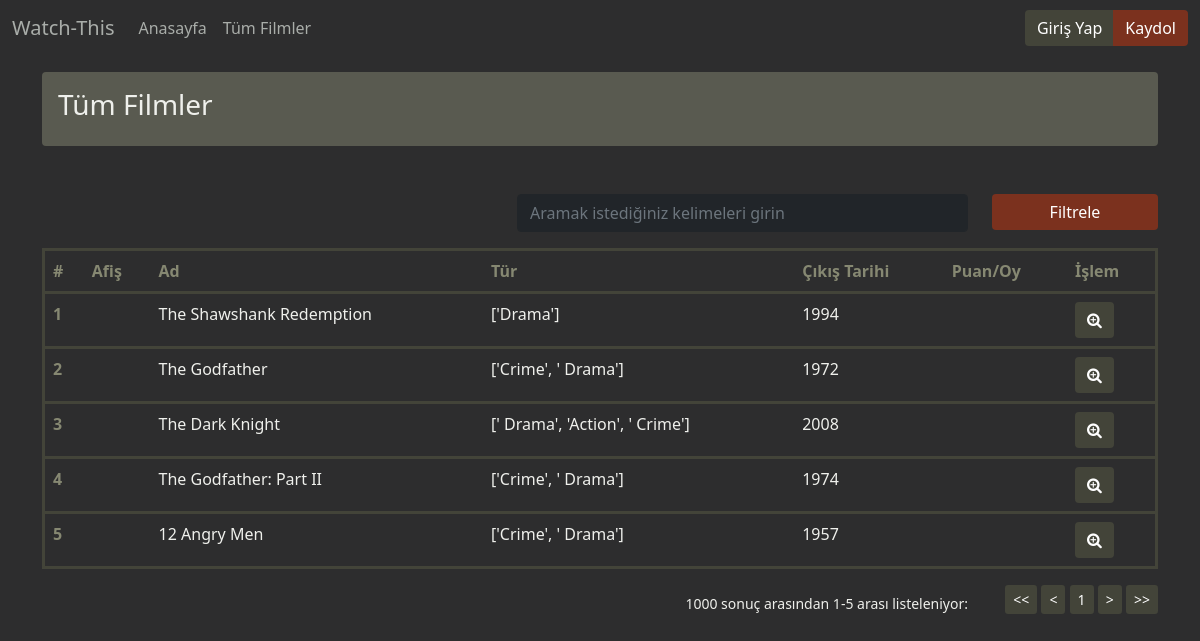
Screenshot of /movies/all/1 with the database file from the repository.
### app/src/models.py (models this page shows, shortened)
class Movie(Base):
    __tablename__ = 'movies'
    id = Column(Integer, primary_key=True)
    title = Column(String)
    year = Column(Integer)
    poster = Column(String)
    duration = Column(Integer)
    imdb_rating = Column(Float)
    metascore_rating = Column(Float)
    director = relationship("Director", back_populates="movies")
    director_id = Column(Integer, ForeignKey('directors.id'))
    actors = relationship(
        "Actor", secondary=movie_actor_link, back_populates="movies")
    genres = relationship(
        "Genre", secondary=movie_genre_link, back_populates="movies")
    scores = relationship("UserScore", back_populates="movie")

### app/views.py (the view)
@app.route('/movies/all/<page>')
def all_movies(page):
    movies = services.get_movies(int(page), "imdb_rating", 5)
    total_movies = len(movies)
    total_page = math.ceil(total_movies/5)
    return render_template("movies.html", movies=movies, page=page, total_page=total_page, total_movies=total_movies)

### app/src/services.py (called while the page is built, shortened)
def movies_to_dict(movies):
    titles = [i.title for i in movies]
    years = [i.year for i in movies]
    posters = [i.poster for i in movies]
    genres = [[g.name for g in i.genres] for i in movies]
    imdb_ratings = [i.imdb_rating for i in movies]
    casts = [[c.name for c in i.actors] for i in movies]
    directors = [i.director.name for i in movies]
    temp = dict()
    for i, movie in enumerate(movies):
        temp[movie.id] = {'title': titles[i],
                          'year': years[i],
                          'poster': posters[i],
                          'genre': genres[i],
                          'imdb_rating': imdb_ratings[i],
                          'cast': casts[i],
                          'director': directors[i]
                          }
    return temp

def get_movies(page, sortby, count, asc=False):
    if asc:
        s = asc
    else:
        s = desc
    sorts = [
        "title",
        "year",
        "duration",
        "imdb_rating",
    ]
    if sortby not in sorts:
        return False
    movies = session.query(Movie).order_by(
        s(sortby)).all()[count*(page-1):count*(page)]
    movies = movies_to_dict(movies)
    return movies

def check_login(token):
    try:
        decoded = jwt.decode(token, SECRET_KEY, algorithms=['HS256'])
        username = decoded['username']
        expiration_time = datetime.datetime.fromtimestamp(decoded['exp'])
    except:
        return False

### app/views.py (called while the page is built)
@app.context_processor
def inject_user():
    token = request.cookies.get("token")
    auth_username = services.check_login(token)
    is_login = False
    if auth_username:
        is_login = True
        return dict(is_login=is_login, username=auth_username)
    return dict(is_login=is_login)

### app/templates/movies.html
{% extends 'layout.html' %}
{% block content %}
<div class="container">
    <div class=" p-3 rounded mt-3" style="background-color: rgba(134, 136, 114, .5);">
        <h3 class="text-capitalize">Tüm Filmler</h3>
    </div>
    {% with title="Popüler Filmler", movies=movies  %}
    {% include 'components/movie_table.html' %}
    {% endwith %}
</div>
{% endblock %}

### app/templates/layout.html (shortened to what this page needs)
<!DOCTYPE html>
<html lang="en">
<head>
    <link href="https://cdn.jsdelivr.net/npm/bootstrap@5.0.0-beta1/dist/css/bootstrap.min.css" rel="stylesheet"
>
    <link rel="stylesheet" href="https://cdnjs.cloudflare.com/ajax/libs/font-awesome/4.7.0/css/font-awesome.min.css">
</head>
<body>
    {% with is_login=is_login %}
    {% include 'components/navbar.html' %}
    {% endwith %}
    {% block body %}
    <section class="main-section">
        {% block content %}{% endblock %}
    </section>
    {% endblock %}
</body>
</html>

### app/templates/components/navbar.html (shortened to what this page needs)
<nav class="navbar navbar-expand-lg navbar-light" style="background-color: none;">
    <div class="container-fluid">
        <a class="navbar-brand" href="/">Watch-This</a>
        <div class="collapse navbar-collapse" id="navbarSupportedContent">
            <ul class="navbar-nav me-auto mb-2 mb-lg-0">
                <li class="nav-item">
                    <a class="nav-link active" aria-current="page" href="/">Anasayfa</a>
                </li>
                <li class="nav-item">
                    <a class="nav-link" href="/movies">Tüm Filmler</a>
                </li>
            </ul>
            <div class="d-flex">
                <div class="btn-group" role="group" aria-label="Button group">
                    {% if not is_login %}
                    <button class="btn btn-dark" style=" background-color:rgb(67, 68, 57); border: none; " type="submit" data-bs-toggle="modal" data-bs-target="#loginModal">Giriş Yap</button>
                    <button class="btn btn-dark" style="background-color: rgb(123, 49, 30); border: none;" type="submit" data-bs-toggle="modal" data-bs-target="#registerModal">Kaydol</button>
                    {% else  %}
                    <a class="btn btn-dark" style=" background-color:rgb(67, 68, 57); border: none; " href="/logout">Çıkış Yap</a>
                    {% endif  %}
                </div>
            </div>
        </div>
    </div>
</nav>

### app/templates/components/movie_table.html (shortened to what this page needs)
<div class="list mt-5">
    <form class="row">
        <div class="offset-5 col-5">
            <input id="search-bar" type="text" class="form-control bg-dark border-dark text-light"
                placeholder="Aramak istediğiniz kelimeleri girin">
        </div>
        <div class="col-2">
            <button id="search-button" class="btn btn-dark form-control"
                style="background-color: rgb(123, 49, 30); border:none" type="button">Filtrele</button>
        </div>
    </form>
    <table class="table table-borderless table-light mt-3 custom-table">
        <thead>
            <tr>
                <th scope="col">#</th>
                <th scope="col">Afiş</th>
                <th scope="col">Ad</th>
                <th scope="col">Tür</th>
                <th scope="col">Çıkış Tarihi</th>
                <th scope="col">Puan/Oy</th>
                <th scope="col">İşlem</th>
            </tr>
        </thead>
        <tbody>
            {% for index, movie in movies.items() %}
            <tr>
                <th scope="row">{{ index }}</th>
                <td>
                </td>
                <td>{{ movie.title }}</td>
                <td>{{movie.genre}}</td>
                <td>{{movie.year}}</td>
                <td>{{movie.rate}}</td>
                <td>
                    <div class="btn-group" role="group" aria-label="Button group">
                        <button class="btn btn-dark" style="background-color: rgb(67, 68, 57); border:none;"
                            type="button" data-bs-toggle="modal" data-bs-target="#movieModal" onclick="dynamicModal(
                                `{{index}}`,
                                `{{movie.title}}`,
                                `{{movie.poster}}`,
                                `{{movie.year}}`,
                                `{{movie.director}}`,
                                `{{movie.genre}}`,
                                `{{movie.cast}}`,
                                `{{movie.imdb_rating}}`
                            );">
                            <i class="fa fa-search-plus" aria-hidden="true"></i>
                        </button>
                    </div>
                </td>
            </tr>
            {% endfor %}
        </tbody>
    </table>
    <form class="row pagination mb-5">
        <div class="offset-6 col-4 align-content-end small" style="text-align: end;">
            1000 sonuç arasından 1-5 arası listeleniyor:
        </div>
        <div class="col-2 align-content-end" style="text-align: end;">
            <button class="btn btn-dark btn-sm" type="button">
                << </button>
                    <button class="btn btn-dark btn-sm" type="button">
                        < </button>
                            <button class="btn btn-dark btn-sm" type="button"> 1 </button>
                            <button class="btn btn-dark btn-sm" type="button"> > </button>
                            <button class="btn btn-dark btn-sm" type="button"> >> </button>
        </div>
    </form>
</div>

### app/templates/layout.html (style rules this page uses)
body { background-color: rgb(45, 45, 46); color: rgb(239, 240, 236); }
.navbar a { color: rgb(169, 173, 169) !important; }
.custom-table { border-radius: 100px; color: rgb(239, 240, 236); border: 3px solid rgb(67, 68, 57); }
.custom-table th { color: rgba(134, 136, 114); }
.custom-table tr { border-bottom: 3px solid rgb(67, 68, 57); }
.custom-table td, .custom-table th { background-color: rgba(0, 0, 0, 0); }
.pagination button { background-color: rgb(67, 68, 57); border: none; }

### rows the page displays
Movie: title "The Shawshank Redemption", year "1994"
Movie: title "The Godfather", year "1972"
Movie: title "The Dark Knight", year "2008"
Movie: title "The Godfather: Part II", year "1974"
Movie: title "12 Angry Men", year "1957"

### other values shown
{{ index }} "1" "2" "3" "4" "5"
{{ movie.genre }} "['Drama']" "['Crime', ' Drama']" "[' Drama', 'Action', ' Crime']" "['Crime', ' Drama']" "['Crime', ' Drama']"
